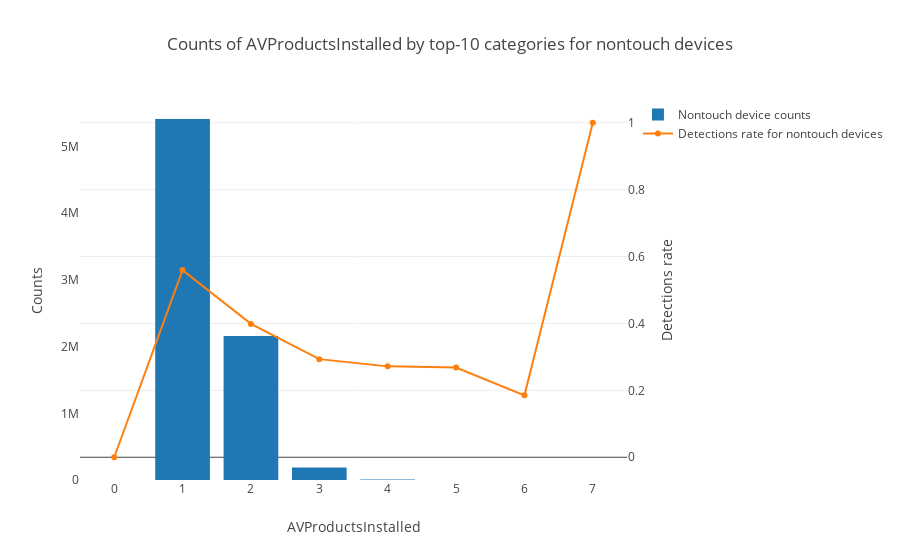

This figure's notebook cell:
### Code cell
plot_categorical_feature('AVProductsInstalled', True, by_touch=True)

### Figure 1 — Plotly figure (JSON) as saved in the notebook; plotly's stock layout.template omitted (floating-point values rounded to 4 significant figures)
{"data": [{"name": "Nontouch device counts", "type": "bar", "uid": "b29fe78c-d29d-4d28-87ca-f06f154baa73", "x": [0, 1, 2, 3, 4, 5, 6, 7], "y": [1, 5412701, 2160603, 186244, 7987, 436, 27, 1]}, {"name": "Detections rate for nontouch devices", "type": "scatter", "uid": "96209400-8ed0-49a2-aff7-8230d6afeafe", "x": [0, 1, 2, 3, 4, 5, 6, 7], "y": [0, 0.5594, 0.3986, 0.2933, 0.2717, 0.2683, 0.1852, 1], "yaxis": "y2"}], "layout": {"barmode": "group", "legend": {"orientation": "v"}, "title": "Counts of AVProductsInstalled by top-10 categories for nontouch devices", "xaxis": {"showgrid": false, "showline": false, "title": "AVProductsInstalled", "type": "category", "zeroline": false}, "yaxis": {"showgrid": false, "showline": false, "title": "Counts", "zeroline": false}, "yaxis2": {"overlaying": "y", "side": "right", "title": "Detections rate"}}}
